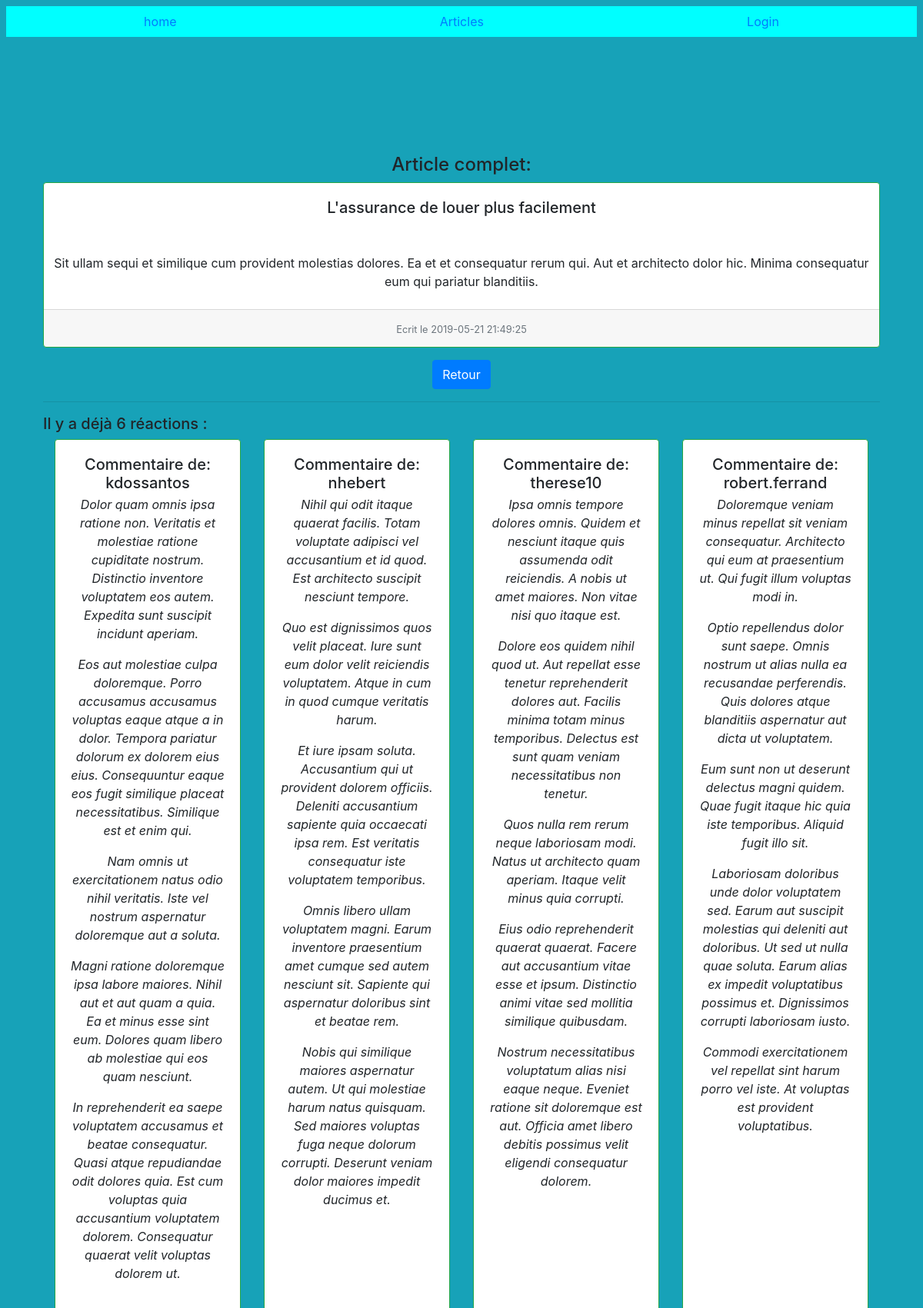
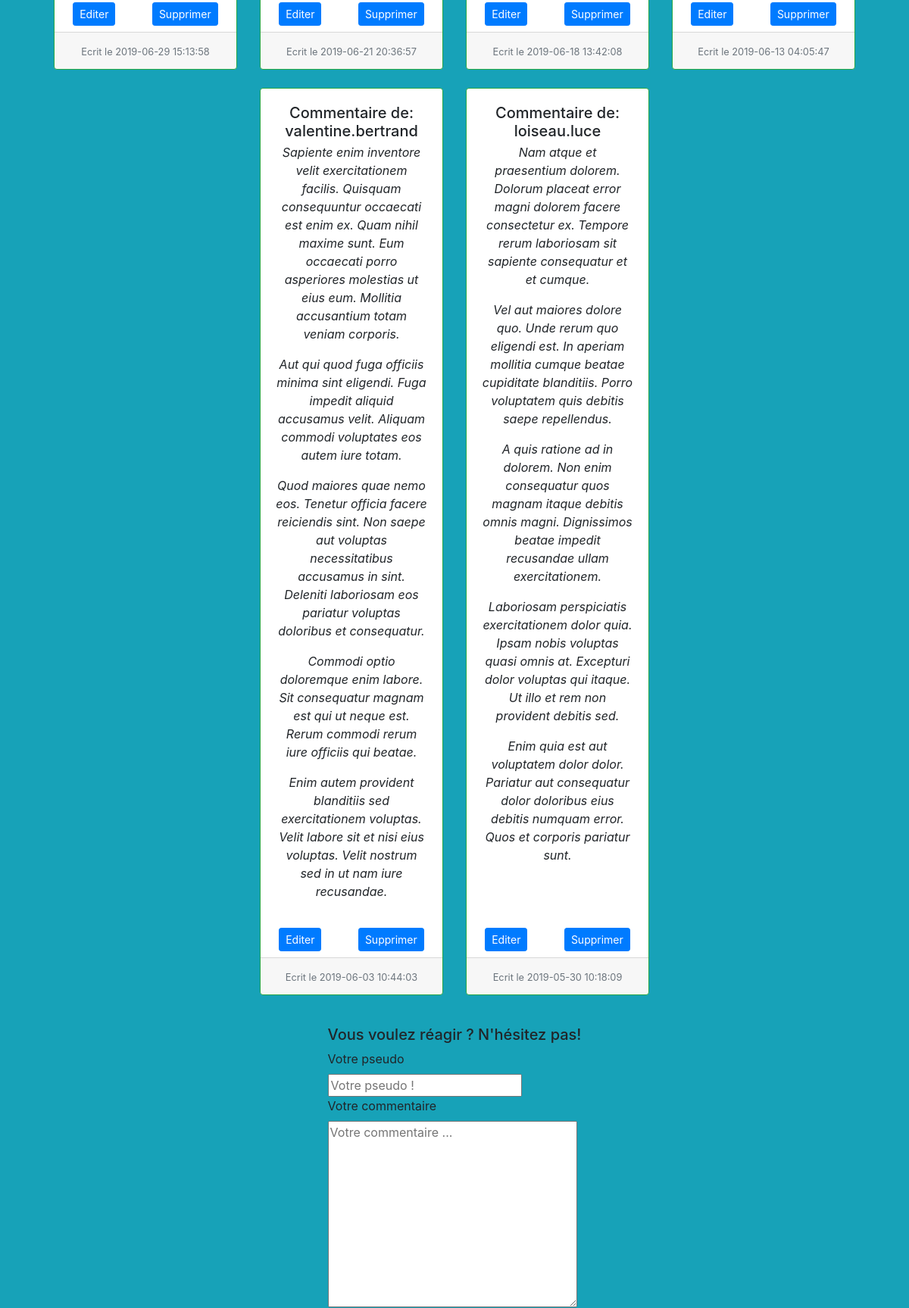
Screenshot of /front/src/partial/articles/article.php?id=141 (upper part) with the database file from the repository (2 pictures, top to bottom).
### tables this page shows
CREATE TABLE IF NOT EXISTS `articles` (
  `id` int(11) NOT NULL AUTO_INCREMENT,
  `title` varchar(255) NOT NULL,
  `slug` varchar(255) NOT NULL,
  `introduction` text NOT NULL,
  `content` text NOT NULL,
  `created_at` datetime NOT NULL,
  PRIMARY KEY (`id`)
);

CREATE TABLE IF NOT EXISTS `comments` (
  `id` int(11) NOT NULL AUTO_INCREMENT,
  `author` varchar(255) NOT NULL,
  `content` text NOT NULL,
  `created_at` datetime NOT NULL,
  `article_id` int(11) NOT NULL,
  PRIMARY KEY (`id`),
  KEY `FK_ARTICLES` (`article_id`)
);

### front/src/partial/articles/article.php (called while the page is built, shortened)
<?php
$article_id = null;
if (!empty($_GET['id']) && ctype_digit($_GET['id'])) {
    $article_id = $_GET['id'];
}
$pdo = new PDO("mysql:host=" . $GLOBALS['DATABASE_HOST'] . ";" . "dbname=" . $GLOBALS['DATABASE_NAME'] . ';charset=utf8', $GLOBALS['DATABASE_USER'], $GLOBALS['DATABASE_PASSWORD'], [
    PDO::ATTR_ERRMODE => PDO::ERRMODE_EXCEPTION,
    PDO::ATTR_DEFAULT_FETCH_MODE => PDO::FETCH_ASSOC
]);
$query = $pdo->prepare("SELECT * FROM articles WHERE id = :article_id");
$query->execute(['article_id' => $article_id]);
$article = $query->fetch();
$query = $pdo->prepare("SELECT * FROM comments WHERE article_id = :article_id ORDER BY created_at DESC ");
$query->execute(['article_id' => $article_id]);
$commentaires = $query->fetchAll();
require('../../pages/comments/showComments.html.php');
require('../../layout/layout.html.php');

### front/src/pages/comments/showComments.html.php (the view, shortened to what this page needs)
<div class="mt-5  mr-2 ml-2 p-5">
<h4 class="text-center">Article complet:</h4>
    <div class="card h-100 border-success text-center">
        <div class="card-body">
            <h5 class="card-title" style="height:5vh"><?= $article['title'] ?></h5>
        </div>
        <div class="card-text mb-2">
            <p><?= $article['introduction'] ?></p>
        </div>
        <div class="card-footer">
            <small class="text-muted">Ecrit le <?= $article['created_at'] ?></small>
        </div>
    </div>
    <div class="d-flex justify-content-center my-3">
    <a class="btn btn-primary" href="../../../../front/src/pages/articles/articles.php">Retour</a>
    </div>
    <?php if (count($commentaires) === 0) : ?>
        <hr class="mt-2;mb-2">
        <h5 class="mt-3">Il n'y a pas encore de commentaires pour cet article ... SOYEZ LE PREMIER ! :D</h5>
    <?php else : ?>
        <hr class="mt-2;mb-2">
        <h5 class="mt-3">Il y a déjà <?= count($commentaires) ?> réactions : </h5>
        <div class="card-group text-center justify-content-center">
            <?php foreach ($commentaires as $commentaire) : ?>
                <div class="col-md-3 mb-4">
                    <div class="card h-100 border-success">
                        <div class="card-body">
                            <h5 class="card-title" style="height:5vh">Commentaire de: <?= $commentaire['author'] ?></h5>
                            <blockquote>
                                <em><?= $commentaire['content'] ?></em>
                            </blockquote>
                        </div>
                        <div class="card-text mb-2">
                            <div class="d-flex justify-content-around">
                                <a href="../../partial/comments/edit-comment.php?id=<?= $commentaire['id'] ?>" class="btn btn-sm btn-primary">Editer</a>
                                <a href="../../partial/comments/delete-comment.php?id=<?= $commentaire['id'] ?>" class="btn btn-sm btn-primary" onclick="return(confirm(`Êtes vous sûr de vouloir supprimer ce commentaire ?`))">Supprimer</a>
                            </div>
                        </div>
                        <div class="card-footer">
                            <small class="text-muted">Ecrit le <?= $commentaire['created_at'] ?></small>
                        </div>
                    </div>
                </div>
            <?php endforeach ?>
        </div>
    <?php endif ?>
    <div class="d-flex justify-content-center mt-3 mb-3" id="formComment">
        <form action="../../partial/comments/save-comment.php" method="POST">
            <h5>Vous voulez réagir ? N'hésitez pas!</h5>
            <div class="control-group">
                <label class="control-label">Votre pseudo</label>
                <div class="controls">
                    <input required ype="text" name="author" placeholder="Votre pseudo !">
                </div>
            </div>
            <div class="control-group">
                <label class="control-label">Votre commentaire </label>
                <div class="controls">
                    <textarea required name="content" id="" cols="30" rows="10" placeholder="Votre commentaire ..."></textarea>
                </div>
            </div>
        </form>
    </div>
</div>

### rows the page displays
articles: title "L'assurance de louer plus facilement", introduction "Sit ullam sequi et similique cum provident molestias dolores. Ea et et consequatur rerum qui. Aut et architecto dolor hic. Minima consequatur eum qui pariatur blanditiis.", created_at "2019-05-21 21:49:25"
comments: author "kdossantos", content "Dolor quam omnis ipsa ratione non. Veritatis et molestiae ratione cupiditate nostrum. Distinctio inventore voluptatem eos autem. Expedita sunt suscipit incidunt aperiam. Eos aut molestiae culpa doloremque. Porro accusamus accusamus voluptas eaque atque a in dolor. Tempora pariatur dolorum ex dolorem eius eius. Consequuntur eaque eos fugit similique placeat necessitatibus. Similique est et enim qui. Nam omnis ut exercitationem natus odio nihil veritatis. Iste vel nostrum aspernatur doloremque aut a soluta. Magni ratione doloremque ipsa labore maiores. Nihil aut et aut quam a quia. Ea et minus esse sint eum. Dolores quam libero ab molestiae qui eos quam nesciunt. In reprehenderit ea saepe…", created_at "2019-06-29 15:13:58"
comments: author "nhebert", content "Nihil qui odit itaque quaerat facilis. Totam voluptate adipisci vel accusantium et id quod. Est architecto suscipit nesciunt tempore. Quo est dignissimos quos velit placeat. Iure sunt eum dolor velit reiciendis voluptatem. Atque in cum in quod cumque veritatis harum. Et iure ipsam soluta. Accusantium qui ut provident dolorem officiis. Deleniti accusantium sapiente quia occaecati ipsa rem. Est veritatis consequatur iste voluptatem temporibus. Omnis libero ullam voluptatem magni. Earum inventore praesentium amet cumque sed autem nesciunt sit. Sapiente qui aspernatur doloribus sint et beatae rem. Nobis qui similique maiores aspernatur autem. Ut qui molestiae harum natus quisquam. Sed maiores…", created_at "2019-06-21 20:36:57"
comments: author "therese10", content "Ipsa omnis tempore dolores omnis. Quidem et nesciunt itaque quis assumenda odit reiciendis. A nobis ut amet maiores. Non vitae nisi quo itaque est. Dolore eos quidem nihil quod ut. Aut repellat esse tenetur reprehenderit dolores aut. Facilis minima totam minus temporibus. Delectus est sunt quam veniam necessitatibus non tenetur. Quos nulla rem rerum neque laboriosam modi. Natus ut architecto quam aperiam. Itaque velit minus quia corrupti. Eius odio reprehenderit quaerat quaerat. Facere aut accusantium vitae esse et ipsum. Distinctio animi vitae sed mollitia similique quibusdam. Nostrum necessitatibus voluptatum alias nisi eaque neque. Eveniet ratione sit doloremque est aut. Officia amet…", created_at "2019-06-18 13:42:08"
comments: author "robert.ferrand", content "Doloremque veniam minus repellat sit veniam consequatur. Architecto qui eum at praesentium ut. Qui fugit illum voluptas modi in. Optio repellendus dolor sunt saepe. Omnis nostrum ut alias nulla ea recusandae perferendis. Quis dolores atque blanditiis aspernatur aut dicta ut voluptatem. Eum sunt non ut deserunt delectus magni quidem. Quae fugit itaque hic quia iste temporibus. Aliquid fugit illo sit. Laboriosam doloribus unde dolor voluptatem sed. Earum aut suscipit molestias qui deleniti aut doloribus. Ut sed ut nulla quae soluta. Earum alias ex impedit voluptatibus possimus et. Dignissimos corrupti laboriosam iusto. Commodi exercitationem vel repellat sint harum porro vel iste. At voluptas…", created_at "2019-06-13 04:05:47"
comments: author "valentine.bertrand", content "Sapiente enim inventore velit exercitationem facilis. Quisquam consequuntur occaecati est enim ex. Quam nihil maxime sunt. Eum occaecati porro asperiores molestias ut eius eum. Mollitia accusantium totam veniam corporis. Aut qui quod fuga officiis minima sint eligendi. Fuga impedit aliquid accusamus velit. Aliquam commodi voluptates eos autem iure totam. Quod maiores quae nemo eos. Tenetur officia facere reiciendis sint. Non saepe aut voluptas necessitatibus accusamus in sint. Deleniti laboriosam eos pariatur voluptas doloribus et consequatur. Commodi optio doloremque enim labore. Sit consequatur magnam est qui ut neque est. Rerum commodi rerum iure officiis qui beatae. Enim autem provident…", created_at "2019-06-03 10:44:03"
comments: author "loiseau.luce", content "Nam atque et praesentium dolorem. Dolorum placeat error magni dolorem facere consectetur ex. Tempore rerum laboriosam sit sapiente consequatur et et cumque. Vel aut maiores dolore quo. Unde rerum quo eligendi est. In aperiam mollitia cumque beatae cupiditate blanditiis. Porro voluptatem quis debitis saepe repellendus. A quis ratione ad in dolorem. Non enim consequatur quos magnam itaque debitis omnis magni. Dignissimos beatae impedit recusandae ullam exercitationem. Laboriosam perspiciatis exercitationem dolor quia. Ipsam nobis voluptas quasi omnis at. Excepturi dolor voluptas qui itaque. Ut illo et rem non provident debitis sed. Enim quia est aut voluptatem dolor dolor. Pariatur aut…", created_at "2019-05-30 10:18:09"

### other values shown
count($commentaires) "6"
